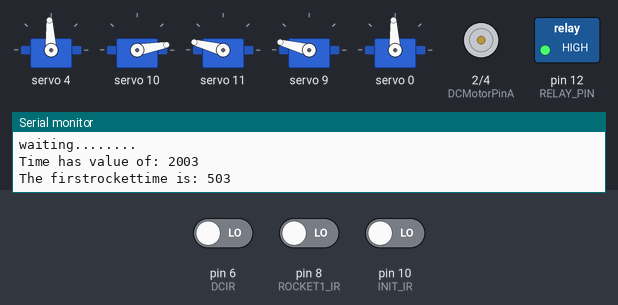
A sketch run on a simulated Arduino Uno, built with avr-gcc and run on an emulated ATmega328P. Parts: 5 × servo, motor-driver pin pairs drawn as motors (green arrow = first pin HIGH = forward, orange = second pin HIGH = backward, longer = more drive, scaled by the enable pin), switched loads named in the sketch (green lamp = pin HIGH), the last lines printed to the serial monitor. Inputs (shaded band) come from the test bench; at power-on: pin 6 (DCIR) LOW, pin 10 (INIT_IR) LOW, pin 8 (ROCKET1_IR) LOW.

Above: at 3.2 s.
3.3 s: pin 6 (DCIR) driven HIGH
At 6.0 s:
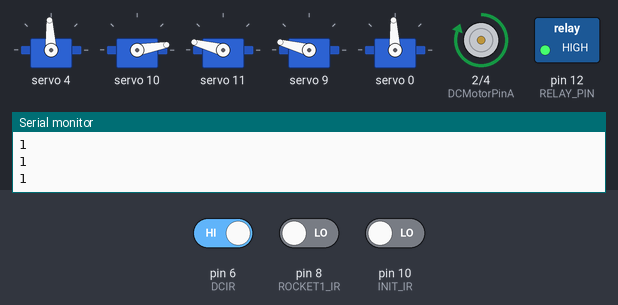
6.4 s: pin 6 (DCIR) driven LOW
At 8.5 s:
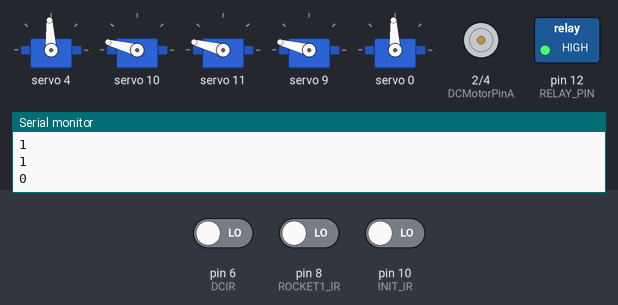
At 10.8 s:
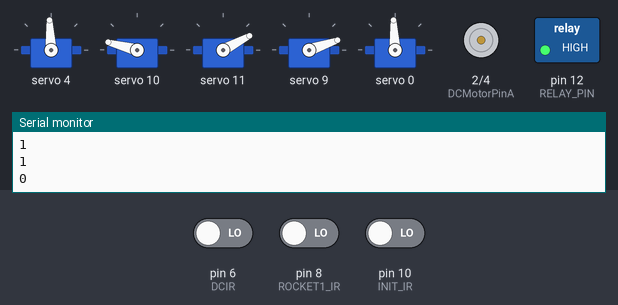
15.5 s: pin 10 (INIT_IR) driven LOW
Timing chart, 0 to 24.1 s (numbered marks = the images above; inputs shaded):
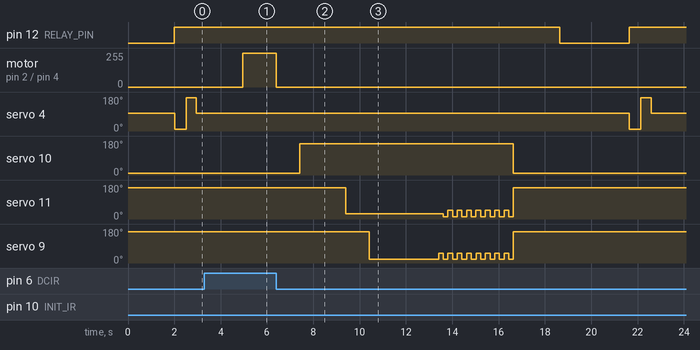

Measured:
- after the input at 3.3 s, motor on pin 2 (DCMotorPinA) / pin 4 (DCMotorPinB): stopped → forward 255/255 after 1.7 s; servo 10: stays 10° (without the input it goes to 165° after 2.7 s)
- after the input at 6.4 s, motor on pin 2 (DCMotorPinA) / pin 4 (DCMotorPinB): forward 255/255 → stopped at once; servo 10: 10° → 165° after 1.0 s; servo 11: 165° → 28° after 3.0 s, then repeats every 0.40 s: 11° 0.20 s, 47° 0.20 s; servo 9: 165° → 19° after 4.0 s, then repeats every 0.40 s: 51° 0.20 s, 19° 0.20 s

The sketch:

Shadow_puppet.ino
```cpp
#include <Adafruit_PWMServoDriver.h>
//#include <TimeLib.h>

//The pwm driver has index of 0-15. choosing which goes where is dependant on the .ino file
Adafruit_PWMServoDriver Puppets = Adafruit_PWMServoDriver();

// Change to 0 only when ready to deploy!!!
bool prototypeState = 1;

#define INIT_IR 10

// Copied code for PWM driver
#define FREQUENCY 50
#define MIN_PULSE_WIDTH 650
#define MAX_PULSE_WIDTH 2350
#define DEFAULT_PULSE_WIDTH 1500
#define FREQUENCY 50

// direction definition for PWM driver
#define UP_PWM 180
#define DOWN_PWM 0
#define SERVO_INIT 0
#define SERVO_FINAL 180

// definition of IR sensors
#define ROCKET1_IR 8

//definition for midpoint of all puppet objs
#define MID 90

// Define puppet indices
#define ROCKET_1 4
#define ROCKET_2 8
#define ROVER_ARM 14
#define ROCKS 10
#define SOLO_KNUCK 11
#define KNUCKLES 9

// Define Light control pin (relay, Noe=rmally Open)
#define RELAY_PIN 12

// Define Filter index
#define FILTER 0
#define FILTER_IR 9

//Difine DC motor IR pins
#define DCIR 6

// Specific definitions for each puppets
#define ROCKET_MOV_DUR 2755 // Through trial and error, this seems to be the right value /*Archived*/

// Global variables
unsigned long sec = 0;
unsigned long firstRocketTime = 0;
byte DCMotorPinA = 2; // DC motor Pin A
byte DCMotorPinB = 4; // DC motor Pin B
byte DCMotorPinPWM = 3; //DC motor PWM pin

// Prototype Function:
int pulseWidth(int angle);
void motormove(bool, bool, float);
void first_Segment(void);
void second_Segment(void);
void third_Segment(void);

// Puppet class for each puppet
class Puppet
{
  public:
    Puppet(int index );
    ~Puppet();
    void up(int pwm);
    void down (int pwm);
    void stop_puppet ();
    void pos_servo(int pos);
  private:
    int _index;
};

Puppet::Puppet(int index)
{
  _index = index;
}

Puppet::~Puppet()
{
  ;
}

void Puppet::up (int pwm)
{
  Puppets.setPWM(_index, 0, pulseWidth(pwm));
}

void Puppet::down (int pwm)
{
  Puppets.setPWM(_index, 0, pulseWidth(pwm));
}

void Puppet::stop_puppet ()
{
  Puppets.setPWM(_index, 0, pulseWidth(MID));
}
void Puppet::pos_servo (int pos)
{
  Puppets.setPWM(_index, 0, pulseWidth(pos));
}

// Light Prototype functions: No classes required since it is simple
void lightON(void);
void lightOFF(void);

// Puppets declaration
Puppet rocket1(ROCKET_1);
Puppet filter(FILTER);
Puppet rocks(ROCKS);
Puppet solo_knuck(SOLO_KNUCK);
Puppet knuckles(KNUCKLES);

void setup()
{
  Serial.begin(9600);

  // Initialize PWM driver
  Puppets.begin();
  Puppets.setPWMFreq(FREQUENCY);
  lightOFF();

  // define sensors and pins directly connected to the arduino:
  pinMode(ROCKET1_IR, INPUT);
  pinMode(INIT_IR, INPUT);
  pinMode(RELAY_PIN, OUTPUT);
  pinMode(FILTER_IR, INPUT);
  pinMode(DCMotorPinA, OUTPUT);
  pinMode(DCMotorPinB, OUTPUT);
  pinMode(DCMotorPinPWM, OUTPUT);
  pinMode(DCIR, INPUT);


  // Initialize all puppets to stop position

  // Rocket 1:
  rocket1.stop_puppet();

  // Rocket 2:
  /*Puppet rocket2(ROCKET_2);
    rocket2.stop_puppet();*/

  // Rover hand and head:
  /*Puppet roverarm(ROVER_ARM);
    roverarm.pos_servo(SERVO_INIT);*/

  // Rover tyres
  DCmotorstop();

  //Rocks:
  rocks.pos_servo(0);

  // Solo Knuckles:
  solo_knuck.pos_servo(170);

  // Group Knuckles:
  knuckles.pos_servo(170);

  // Light:

  // Filter:
  filter.stop_puppet();

  //while(digitalRead(ROCKET1_IR));
  // initialize time of program start
  Serial.println("waiting........");
  delay(2000);
  sec = millis();
}

void loop()
{
  first_Segment();
  //second_Segment();
  third_Segment();
  lightOFF();
  delay(3000);
}

int pulseWidth(int angle)
{
  int pulse_wide, analog_value;
  pulse_wide = map(angle, 0, 180, MIN_PULSE_WIDTH, MAX_PULSE_WIDTH);
  analog_value = int(float(pulse_wide) / 1000000 * FREQUENCY * 4096);
  //Serial.println(analog_value);
  return analog_value;
}

void DCmotormove(bool A, bool B, float spd) {

  digitalWrite(DCMotorPinA, A);
  digitalWrite(DCMotorPinB, B);
  analogWrite(DCMotorPinPWM, spd);
}

void DCmotorstop ()
{
  digitalWrite(DCMotorPinA, LOW);
  digitalWrite(DCMotorPinB, LOW);
}

void lightON()
{
  digitalWrite(RELAY_PIN, HIGH);
}

void lightOFF()
{
  digitalWrite(RELAY_PIN, LOW);
}

void first_Segment()
{

  //Lights On, then

  // Lights On
  lightON();

  // MP3 track


  // "Rocket lift all the way up"
  Puppet rocket1(ROCKET_1);
  Puppet filter(FILTER);

  if (prototypeState) while (digitalRead(INIT_IR)) {
      Serial.println("WAIT!");
      Serial.print("ROCKET IR value: ");
      Serial.print(digitalRead(FILTER_IR));
    }
  sec = millis();
  Serial.print("Time has value of: ");
  Serial.println(sec);
  rocket1.up(DOWN_PWM);
  filter.pos_servo(100);

  while (digitalRead(ROCKET1_IR))
  { //rocket go up for 1 second and filter starts to move up for 1 sec
    Serial.println(digitalRead(FILTER_IR) == 0);
    if (digitalRead(FILTER_IR) == 0)
    {
      filter.stop_puppet();
    }
  }
  filter.stop_puppet();
  delay(500);
  firstRocketTime = millis() - sec;
  rocket1.stop_puppet();


  /*if (prototypeState)
    {
    Serial.print("The firstrockettime is: ");
    Serial.println(digitalRead(firstRocketTime));
    delay(2000);
    Serial.print("Duration is: ");
    Serial.println(firstRocketTime);
    rocket1.down(UP_PWM);
    delay(firstRocketTime - 150);
    //while (!digitalRead(ROCKET1_IR));
    rocket1.stop_puppet();
    delay(firstRocketTime);
    rocket1.stop_puppet();
    }
    else */if (!prototypeState) {
    ;
  }
  while (digitalRead(INIT_IR))Serial.println("1st Segment is completed, flash INIT_IR to continue");
}

void second_Segment()
{
  //Second rocket moves to the right, rover talks about jokes
  ;

}

void third_Segment()
{
  // rocket comes down Rover comes out

  // MP3 play

  // Rocket comes down
  Serial.print("The firstrockettime is: ");
  Serial.println(firstRocketTime);

  rocket1.down(UP_PWM);
  delay(firstRocketTime - 60);
  //while (!digitalRead(ROCKET1_IR));
  rocket1.stop_puppet();

  // MP3 sound for rover entrance

  delay(2000);
  // Rover moves to the screen
  DCmotormove(1, 0, 255); // forward
  Serial.println(digitalRead(DCIR));
  int temp = digitalRead(DCIR);
  while (temp != 0) {
    Serial.println(temp);
    temp = digitalRead(DCIR);
  }
  DCmotorstop();
  if (prototypeState) {
    delay(1000);

    DCmotormove(0, 1, 255); // backward
    temp = digitalRead(DCIR);
    Serial.println(digitalRead(DCIR));
    while (digitalRead(DCIR) != 0) {
      Serial.println(temp);
      temp = digitalRead(DCIR);
    }
    DCmotorstop();
  }
  rocks.pos_servo(170);
  //delay(1000);

 delay(2000);

 solo_knuck.pos_servo(20);
 delay(1000);

  knuckles.pos_servo(10);
  delay(3000);

  unsigned long group = millis();
  while((millis()) < (group + 3000))
  {
    if (millis() >(group + 50)) solo_knuck.pos_servo(40);
    knuckles.pos_servo(45);
    delay(200);
    if (millis() >(group + 50)) solo_knuck.pos_servo(1);
    knuckles.pos_servo(10);
    delay(200);
    Serial.print(group);
    Serial.print("   v.s.   ");
    Serial.println(millis());
  }

 knuckles.pos_servo(170);
 solo_knuck.pos_servo(170);
   rocks.pos_servo(0);
 delay(2000);

}
```
